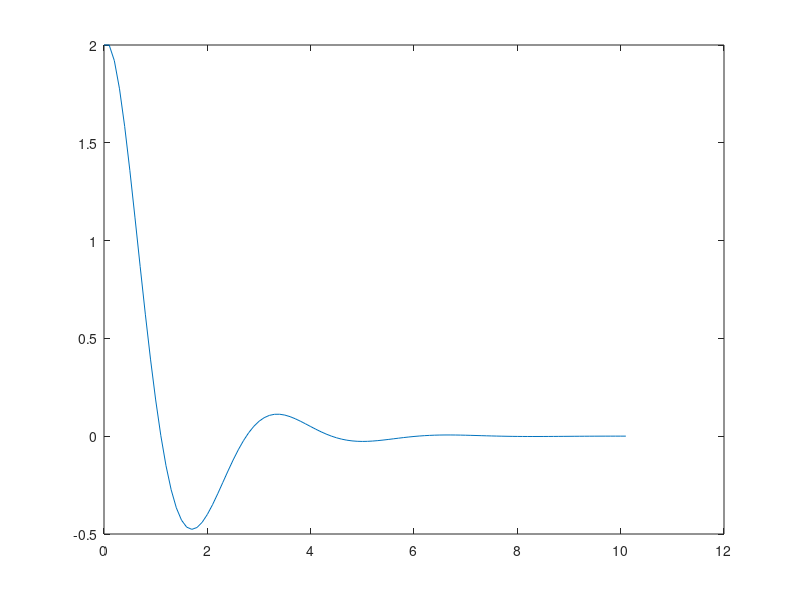

Recreate this plot in MATLAB.


%%% ydbldot + 2*ydot + 4*y = 0

%%% y(n+1) = y(n) + ydot(n)*deltat

%%%% y(n+1) = [1 deltat]*[y(n) ; ydot(n)]

%%% ydbldot = 

%%% ydot(n+1) = ydot(n) + ydbldot*deltat

%%% ydot(n+1) = ydot(n) + (-2*ydot(n) - 4*y(n))*deltat

%%% ydot(n+1) = [-4*deltat (1-2*deltat)] * [y(n) ; ydot(n)]


%%% let z = [y ydot]

%%% z(n+1) = [1 deltat ; -4*deltat (1-2*delta)] * z(n);

%%% 

clear 
clc
close all

deltat = 0.1;

A = [1 deltat; -4*deltat (1-2*deltat)]
[V,L] = eig(A)
Areconstructed = V*L*inv(V);

n = 1;
y0 = 2;
ydot0 = 0;
z = [y0 ydot0]';
t(1) = 0;
while t < 10
    z(:,n+1) = V*L*inv(V)*z(:,n);
    t(n+1) = t(n) + deltat;
    n = n+1;
end

%%% z1 = V*L*inv(V)*z0
%%% z2 = V*L*inv(V)*z1 = V*L*inv(V)*V*L*inv(V)*z0
%%% z2 = V*L*L*inv(V)*z0
%%% z2 = V*L^2*inv(V)*z0
%%% zK = V*(L^K)*inv(V)*z0
%%% if norm(eigenvalues) > 1 L^K -> infinity

y = z(1,:);
ydot = z(2,:);

plot(t,y)
